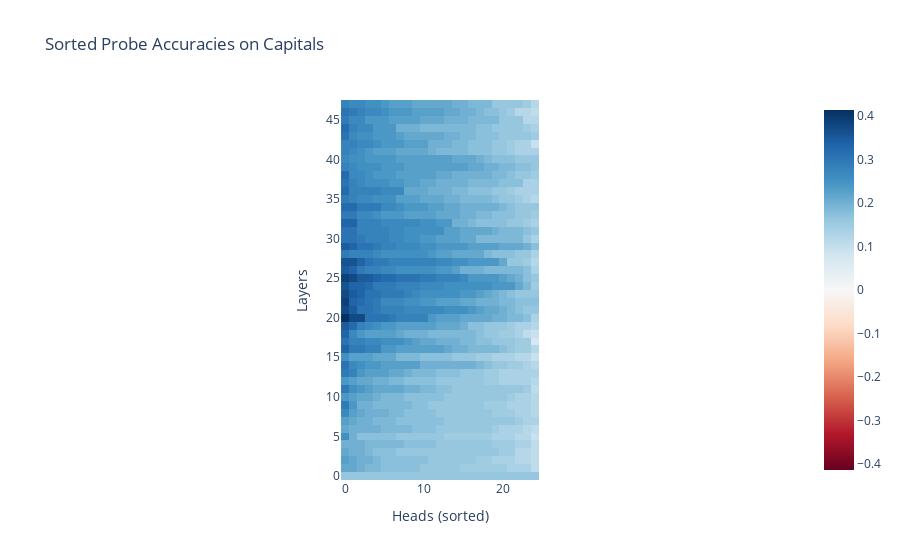

The cell this chart's notebook holds for it:
### Code cell
a = -np.sort(-all_head_accs_np.reshape(nin_d.model.cfg.n_layers, nin_d.model.cfg.n_heads), axis = 1)
px.imshow(a, labels = {"x" : "Heads (sorted)", "y": "Layers"},title = "Sorted Probe Accuracies on Capitals", color_continuous_midpoint = 0, color_continuous_scale="RdBu", origin = "lower")

### Figure 1 — Plotly figure (JSON) as saved in the notebook; plotly's stock layout.template omitted (floating-point values rounded to 4 significant figures; data arrays with more than 128 entries replaced by an {"elided": "..."} marker saying what was removed)
{"data": [{"coloraxis": "coloraxis", "hovertemplate": "Heads (sorted): %{x}<br>Layers: %{y}<br>color: %{z}<extra></extra>", "name": "0", "type": "heatmap", "xaxis": "x", "yaxis": "y", "z": {"elided": "48x25 float values"}}], "layout": {"coloraxis": {"cmid": 0, "colorscale": [[0, "rgb(103,0,31)"], [0.1, "rgb(178,24,43)"], [0.2, "rgb(214,96,77)"], [0.3, "rgb(244,165,130)"], [0.4, "rgb(253,219,199)"], [0.5, "rgb(247,247,247)"], [0.6, "rgb(209,229,240)"], [0.7, "rgb(146,197,222)"], [0.8, "rgb(67,147,195)"], [0.9, "rgb(33,102,172)"], [1, "rgb(5,48,97)"]]}, "title": {"text": "Sorted Probe Accuracies on Capitals"}, "xaxis": {"anchor": "y", "constrain": "domain", "domain": [0, 1], "scaleanchor": "y", "title": {"text": "Heads (sorted)"}}, "yaxis": {"anchor": "x", "autorange": true, "constrain": "domain", "domain": [0, 1], "title": {"text": "Layers"}}}}
